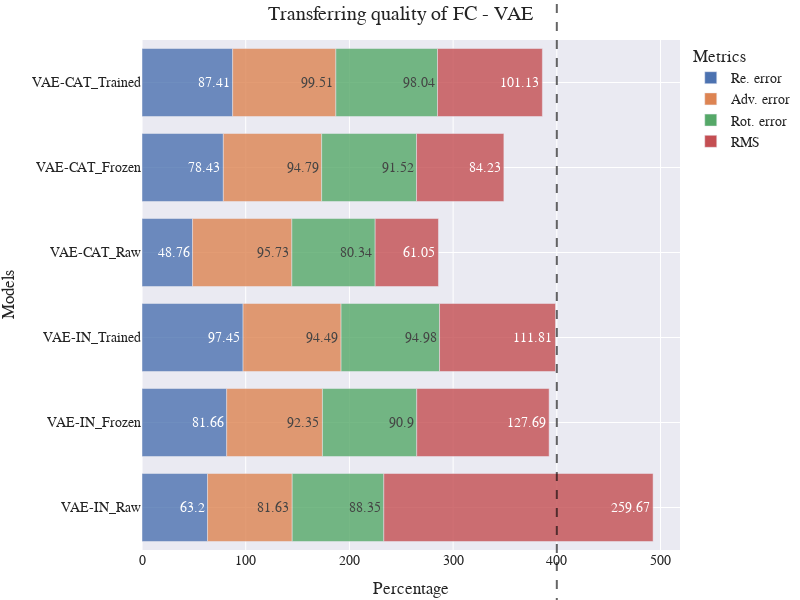

The cell this chart's notebook holds for it:
### Markdown cell above
### VAE

### Code cell
comp_df_in = {"Raw":{}, "Frozen":{}, "Trained":{}}
comp_df_cat = {"Raw":{}, "Frozen":{}, "Trained":{}}
base = "VAE"
for k in comp_df_in.keys():
    f1 = load(pJoin(REF_SAVE_PATH, base+"-IN+MoE.pbz2"))
    suffix = SUFFIX[k]
    f2 = load(pJoin(TRANS_SAVE_PATH,base+"-IN+MoE"+suffix+".pbz2"))
    for metric in METRICS:
        comp_df_in[k][metric] = calc_diff(f1[metric][1:], f2[metric])

for k in comp_df_cat.keys():
    f1 = load(pJoin(REF_SAVE_PATH, base+"-CAT+MoE.pbz2"))
    suffix = SUFFIX[k]
    f2 = load(pJoin(TRANS_SAVE_PATH,base+"-CAT+MoE"+suffix+".pbz2"))
    for metric in METRICS:
        comp_df_cat[k][metric] = calc_diff(f1[metric][1:], f2[metric])

file_name = base+"_RAW_F_T"
keys = list(comp_df_in.keys())
x = [base+"-IN_" + k for k in keys for i in range(4)] + [base+"-CAT_" + k for k in keys for i in range(4)]
y = []
for k in keys:
    y += [comp_df_in[k][metric][0][0] for metric in METRICS]
for k in keys:
    y += [comp_df_cat[k][metric][0][0] for metric in METRICS]

df_formatted = dict(Models=x, Percentage=y, Metrics=METRICS_RENAME*len(keys)*2)
fig = plot_bar(results=df_formatted, title="Transferring quality of FC - "+base, vertical=True,
        width=800, height=600, add_hline=True, annotation_text="")
save_plot(fig, "img/trans/"+file_name+".svg")
fig.show()

for k in keys:
    for metric in METRICS:
        comp_df_in[k][metric]= (comp_df_in[k][metric][0][0], np.round(comp_df_in[k][metric][1][0], 3))
        comp_df_cat[k][metric]= (comp_df_cat[k][metric][0][0], np.round(comp_df_cat[k][metric][1][0], 3))
        # comp_df[k][metric]= (comp_df[k][metric][0], np.round(comp_df[k][metric][1], 3))

comp_pd_in = pd.DataFrame(comp_df_in)
comp_pd_cat = pd.DataFrame(comp_df_cat)
print(comp_pd_in)
print(comp_pd_cat)
comp_pd_in.to_csv("tables/trans/"+file_name+"_in.csv")
comp_pd_cat.to_csv("tables/trans/"+file_name+"_cat.csv")

### Figure 1 — Plotly figure (JSON) as saved in the notebook; plotly's stock layout.template omitted (floating-point values rounded to 4 significant figures)
{"data": [{"alignmentgroup": "True", "hovertemplate": "Metrics=Re. error<br>Percentage=%{text}<br>Models=%{y}<extra></extra>", "legendgroup": "Re. error", "marker": {"color": "rgb(76,114,176)", "opacity": 0.8, "pattern": {"shape": ""}}, "name": "Re. error", "offsetgroup": "Re. error", "orientation": "h", "showlegend": true, "text": [63.2, 81.66, 97.45, 48.76, 78.43, 87.41], "textposition": "auto", "type": "bar", "x": [63.2, 81.66, 97.45, 48.76, 78.43, 87.41], "xaxis": "x", "y": ["VAE-IN_Raw", "VAE-IN_Frozen", "VAE-IN_Trained", "VAE-CAT_Raw", "VAE-CAT_Frozen", "VAE-CAT_Trained"], "yaxis": "y"}, {"alignmentgroup": "True", "hovertemplate": "Metrics=Adv. error<br>Percentage=%{text}<br>Models=%{y}<extra></extra>", "legendgroup": "Adv. error", "marker": {"color": "rgb(221,132,82)", "opacity": 0.8, "pattern": {"shape": ""}}, "name": "Adv. error", "offsetgroup": "Adv. error", "orientation": "h", "showlegend": true, "text": [81.63, 92.35, 94.49, 95.73, 94.79, 99.51], "textposition": "auto", "type": "bar", "x": [81.63, 92.35, 94.49, 95.73, 94.79, 99.51], "xaxis": "x", "y": ["VAE-IN_Raw", "VAE-IN_Frozen", "VAE-IN_Trained", "VAE-CAT_Raw", "VAE-CAT_Frozen", "VAE-CAT_Trained"], "yaxis": "y"}, {"alignmentgroup": "True", "hovertemplate": "Metrics=Rot. error<br>Percentage=%{text}<br>Models=%{y}<extra></extra>", "legendgroup": "Rot. error", "marker": {"color": "rgb(85,168,104)", "opacity": 0.8, "pattern": {"shape": ""}}, "name": "Rot. error", "offsetgroup": "Rot. error", "orientation": "h", "showlegend": true, "text": [88.35, 90.9, 94.98, 80.34, 91.52, 98.04], "textposition": "auto", "type": "bar", "x": [88.35, 90.9, 94.98, 80.34, 91.52, 98.04], "xaxis": "x", "y": ["VAE-IN_Raw", "VAE-IN_Frozen", "VAE-IN_Trained", "VAE-CAT_Raw", "VAE-CAT_Frozen", "VAE-CAT_Trained"], "yaxis": "y"}, {"alignmentgroup": "True", "hovertemplate": "Metrics=RMS<br>Percentage=%{text}<br>Models=%{y}<extra></extra>", "legendgroup": "RMS", "marker": {"color": "rgb(196,78,82)", "opacity": 0.8, "pattern": {"shape": ""}}, "name": "RMS", "offsetgroup": "RMS", "orientation": "h", "showlegend": true, "text": [259.7, 127.7, 111.8, 61.05, 84.23, 101.1], "textposition": "auto", "type": "bar", "x": [259.7, 127.7, 111.8, 61.05, 84.23, 101.1], "xaxis": "x", "y": ["VAE-IN_Raw", "VAE-IN_Frozen", "VAE-IN_Trained", "VAE-CAT_Raw", "VAE-CAT_Frozen", "VAE-CAT_Trained"], "yaxis": "y"}], "layout": {"annotations": [{"showarrow": false, "text": "", "x": 400, "xanchor": "center", "xref": "x", "y": 1, "yanchor": "bottom", "yref": "y domain"}], "barmode": "relative", "font": {"family": "Serif", "size": 14}, "height": 600, "legend": {"title": {"text": "Metrics"}, "tracegroupgap": 0}, "margin": {"b": 5, "l": 5, "r": 5, "t": 40}, "shapes": [{"line": {"color": "black", "dash": "dash", "width": 2}, "opacity": 0.6, "type": "line", "x0": 400, "x1": 400, "xref": "x", "y0": -0.5, "y1": 5.5, "yref": "y domain"}], "title": {"text": "Transferring quality of FC - VAE"}, "width": 800, "xaxis": {"anchor": "y", "domain": [0, 1], "title": {"text": "Percentage"}}, "yaxis": {"anchor": "x", "domain": [0, 1], "title": {"text": "Models"}}}}
